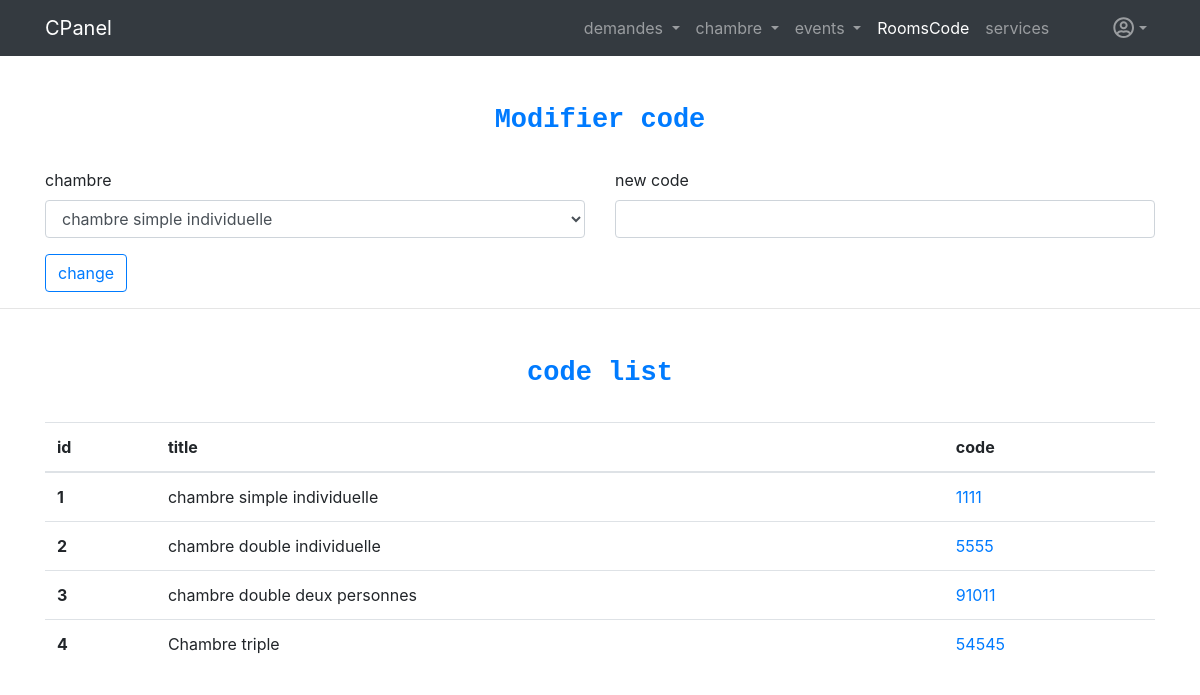
Page /roomscode.php (signed in) on the committed database.
### tables this page shows
CREATE TABLE `chambre` (
  `id_ch` int(10) UNSIGNED NOT NULL,
  `title` varchar(70) NOT NULL,
  `description` varchar(500) NOT NULL,
  `prix` varchar(30) NOT NULL,
  `path` varchar(300) DEFAULT NULL,
  `code_chambre` varchar(40) NOT NULL
);

### roomscode.php (the view, shortened to what this page needs)
<?php
if(!isset($_SESSION['adminUsername']))
{
    header('Location: admin.php');
}
else{
  $db_username = 'root';
  $db_password = '';
  $db_name = 'khalil';
  $db_host = 'localhost';
  $db = mysqli_connect($db_host,$db_username,$db_password,$db_name) or die('Could not connect To database');
  $req = 'select id_ch,title,code_chambre from chambre   ';
  $exec = mysqli_query($db,$req);
    $exec2 = mysqli_query($db,$req);
?>
<!DOCTYPE html>
<html lang="en">
<head>
    <link rel="stylesheet" href="css/bootstrap.min.css">
</head>
<body>
<nav class="navbar navbar-expand-lg navbar-dark bg-dark">
<div class="container">
  <a class="navbar-brand" href="dashboard.php">CPanel</a>
  <div class="collapse navbar-collapse" id="navbarSupportedContent">
    <ul class="navbar-nav ml-auto">
    <li class="nav-item dropdown  ">
        <a class="nav-link dropdown-toggle" href="#" id="navbarDropdown" role="button" data-toggle="dropdown" aria-haspopup="true" aria-expanded="false">
          demandes
        </a>
      </li>
      <li class="nav-item dropdown ">
        <a class="nav-link dropdown-toggle" href="#" id="navbarDropdown" role="button" data-toggle="dropdown" aria-haspopup="true" aria-expanded="false">
          chambre
        </a>
      </li>
      <li class="nav-item dropdown">
        <a class="nav-link dropdown-toggle" href="#" id="navbarDropdown" role="button" data-toggle="dropdown" aria-haspopup="true" aria-expanded="false">
          events
        </a>
      </li>
        <li class="nav-item active">
            <a href="roomscode.php" class="nav-link">RoomsCode</a>
          </li>
          <li class="nav-item ">
            <a href="services.php" class="nav-link">services</a>
          </li>
      <li class="nav-item dropdown dropdown">
        <a class="nav-link dropdown-toggle ml-5 dropdown-toggle dropdown-toggle-split" href="#" id="navbarDropdown" role="button" data-toggle="dropdown" aria-haspopup="true" aria-expanded="false">
        <i class="far fa-user-circle fa-lg"></i>
        </a>
      </li>
    </ul>
  </div>
  </div>
</nav>
<div class="container mt-5">
<h3 class="text-center font-weight-bolder text-primary" style="font-family:monospace;font-size:27px">Modifier code</h3>
<br>
<form action="actionChangeCode.php" method="post">
<div class="row">
<div class="col">
    <div class="form-group">
        <label for="chambreList">chambre</label>
        <select class="form-control" id="exampleFormControlSelect1" name="chambre">
        <?php
        while($ch = mysqli_fetch_array($exec2))
        {
    ?>
                    <option value="<?=$ch['id_ch']; ?>"><?=$ch['title'];?></option>
        <?php }?>
        </select>
    </div>
    </div>
<div class="col">
    <div class="form-group">
        <label for="code">new code</label>
        <input type="text" class="form-control" name="code_chambre">
    </div>
</div>
</div>
<button class="btn btn-outline-primary" name="submit">change</button>
</form>
</div>
<hr>
<div class="container mt-5">
<h3 class="text-center font-weight-bolder text-primary" style="font-family:monospace;font-size:27px">code list</h3>
<br>
<table class="table">
  <thead>
    <tr>
      <th scope="col">id</th>
      <th scope="col">title</th>
      <th scope="col">code</th>
    </tr>
  </thead>
  <tbody>
    <?php
        while($ch = mysqli_fetch_array($exec))
        {
    ?>
    <tr>
            <th scope="row"><?= $ch['id_ch']; ?></th>
            <td> <?= $ch['title']; ?> </td>
            <td class="text-primary"><?= $ch['code_chambre']; ?></td>
    </tr>
        <?php }  ?>
  </tbody>
</table>
</div>
</body>
</html>
<?php } ?>

### rows in the picture
chambre: id_ch "1", title "chambre simple individuelle", code_chambre "1111"
chambre: id_ch "2", title "chambre double individuelle", code_chambre "5555"
chambre: id_ch "3", title "chambre double deux personnes", code_chambre "91011"
chambre: id_ch "4", title "Chambre triple", code_chambre "54545"

### other values in the picture
form field chambre "chambre simple individuelle"
